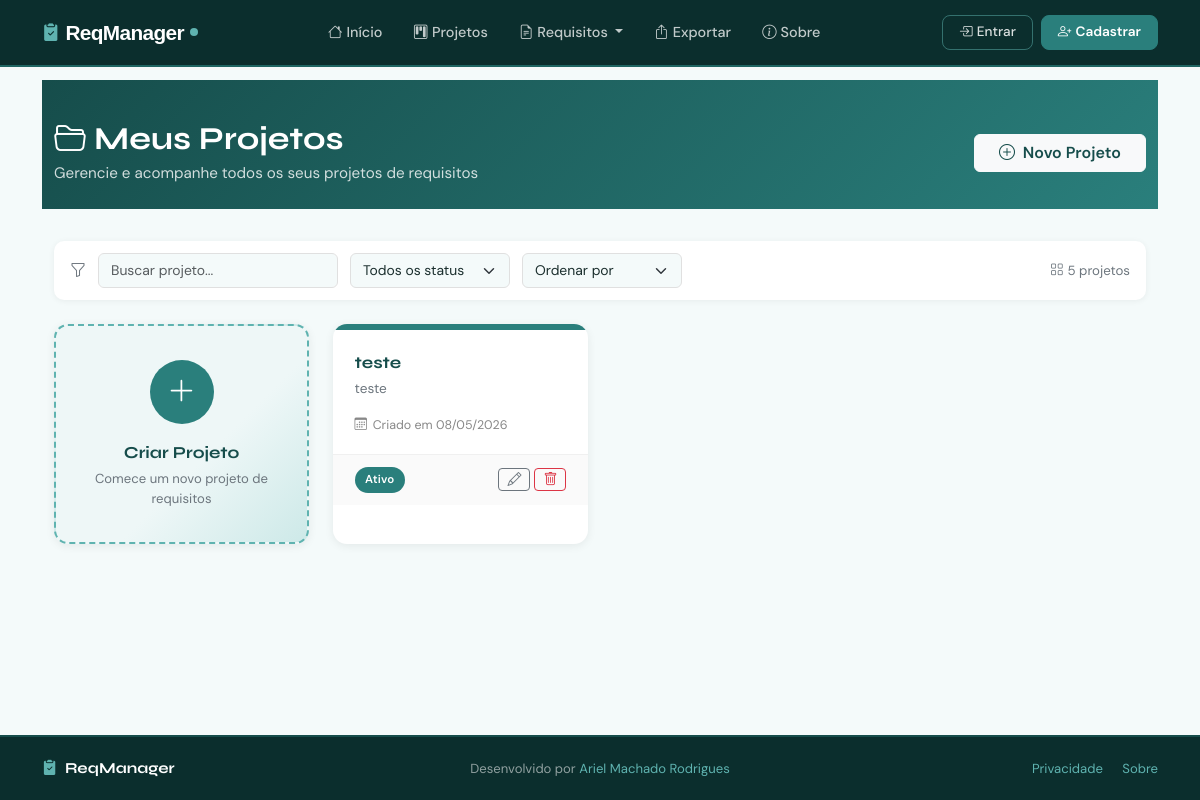
Page /reqmanager/projetos/ on the committed database.
### reqManager/models.py (models this page shows, shortened)
class TimeStampMixin(models.Model):
    criado_em     = models.DateTimeField(auto_now_add=True)
    atualizado_em = models.DateTimeField(auto_now=True)
    class Meta:
        abstract = True

class Projeto(TimeStampMixin):
    id        = models.UUIDField(primary_key=True, default=uuid.uuid4, editable=False)
    nome      = models.CharField(max_length=150, help_text="Nome do projeto, você poderá alterar depois!")
    descricao = models.TextField(blank=True)
    status    = models.CharField(max_length=10, choices=StatusProjeto.choices, default=StatusProjeto.ATIVO)
    criado_por = models.ForeignKey(User, on_delete=models.PROTECT)

### reqManager/views.py (the view)
# urls.py: path("projetos/", ListProjectView.as_view(), name="projetos"),
class ListProjectView(TemplateView):
    template_name = "reqManager/Projetos/ListarProjetos.html"
    def get_context_data(self, **kwargs):
        context = super().get_context_data(**kwargs)
        context["projetos"] = Projeto.objects.all().order_by("-criado_em")
        return context

### reqManager/templates/reqManager/Projetos/ListarProjetos.html (shortened to what this page needs)
{% extends "website/modelo.html" %}
{% load static %}
{% block conteudo %}
<div class="projects-header">
  <div class="container">
    <div class="d-flex align-items-center justify-content-between flex-wrap gap-2">
      <div>
        <h1><i class="bi bi-folder2-open me-2"></i>Meus Projetos</h1>
        <p>Gerencie e acompanhe todos os seus projetos de requisitos</p>
      </div>
      <a href="{% url 'projeto_criar' %}" class="btn btn-light fw-semibold px-4" style="color: var(--teal-700);">
        <i class="bi bi-plus-circle me-1"></i> Novo Projeto
      </a>
    </div>
  </div>
</div>
<div class="container pb-5">
  <div class="filter-bar">
    <i class="bi bi-funnel text-secondary"></i>
    <input type="text" class="form-control" style="max-width:240px;" placeholder="Buscar projeto...">
    <select class="form-select" style="max-width:160px;">
      <option value="">Todos os status</option>
    </select>
    <select class="form-select" style="max-width:160px;">
      <option value="">Ordenar por</option>
    </select>
    <span class="ms-auto text-secondary" style="font-size:0.83rem;">
      <i class="bi bi-grid me-1"></i>5 projetos
    </span>
  </div>
  <div class="row g-4">
    <div class="col-12 col-sm-6 col-md-4 col-xl-3">
      <a href="{% url 'projeto_criar' %}" class="text-decoration-none">
        <div class="project-card card-create text-center p-4">
          <div>
            <div class="create-icon mx-auto">
              <i class="bi bi-plus-lg"></i>
            </div>
            <div class="create-label">Criar Projeto</div>
            <p class="text-secondary mb-0 mt-1" style="font-size:0.82rem;">Comece um novo projeto de requisitos</p>
          </div>
        </div>
      </a>
    </div>
    {% for projeto in projetos %}
    <div class="col-12 col-sm-6 col-md-4 col-xl-3">
      <div class="project-card card-project">
        <div class="card-header-bar" style="background: var(--teal-500);"></div>
        <div class="card-body" style="cursor:pointer;" onclick="window.location='{% url 'arquivos_projeto' projeto.id %}'">
          <div class="project-name mb-1">{{ projeto.nome }}</div>
          <p class="project-desc">{{ projeto.descricao|default:"Sem descrição." }}</p>
          <div class="project-meta">
            <i class="bi bi-calendar3"></i> Criado em {{ projeto.criado_em|date:"d/m/Y" }}
          </div>
        </div>
        <div class="card-footer-bar">
          <span class="status-badge
            {% if projeto.status == 'ATIVO' %}bg-primary text-white
            {% elif projeto.status == 'ENCERRADO' %}bg-danger bg-opacity-10 text-danger
            {% elif projeto.status == 'ARQUIVADO' %}bg-warning  text-white
            {% endif %}">
            {{ projeto.get_status_display }}
          </span>
          <div class="d-flex gap-1">
            <a href="{% url 'projeto_editar' projeto.pk %}"
              class="btn btn-sm btn-outline-secondary py-0 px-2"
              title="Editar">
              <i class="bi bi-pencil"></i>
            </a>
            <a href="{% url 'projeto_excluir' projeto.pk %}"
              class="btn btn-sm btn-outline-danger py-0 px-2"
              title="Excluir">
              <i class="bi bi-trash"></i>
            </a>
          </div>
        </div>
      </div>
    </div>
{% endfor %}
  </div>
</div>
{% endblock %}

### website/templates/website/modelo.html (style rules this page uses)
:root { --teal-50: #eef7f7; --teal-100: #cde9e8; --teal-300: #5fb3b0; --teal-500: #2a7f7c; --teal-600: #1f6663; --teal-700: #164d4b; --teal-900: #0b2e2d; --bs-primary: #2a7f7c; --bs-primary-rgb: 42, 127, 124; --bs-primary-bg-subtle: #cde9e8; --bs-primary-border-subtle: #5fb3b0; --bs-link-color: #2a7f7c; --bs-link-hover-color: #164d4b; --bs-success: #3a9e6f; --bs-success-rgb: 58, 158, 111; --bs-success-bg-subtle: #d2f0e3; --bs-info: #3a7bbf; --bs-info-rgb: 58, 123, 191; --bs-info-bg-subtle: #d1e4f7; --bs-warning: #e0913a; --bs-warning-rgb: 224, 145, 58; --bs-warning-bg-subtle: #fde9d2; --bs-danger: #c94f4f; --bs-danger-rgb: 201, 79, 79; --bs-danger-bg-subtle: #f8d8d8; --bs-body-font-family: 'DM Sans', sans-serif; --bs-body-color: #1a2e2d; --bs-body-bg: #f4fafa; --bs-border-color: #cde9e8; }
body { font-family: var(--bs-body-font-family); background-color: var(--bs-body-bg); color: var(--bs-body-color); min-height: 100vh; display: flex; flex-direction: column; }
h1, h2, h3, h4, h5, h6, .brand-font { font-family: 'Open', sans-serif; }
a { color: var(--teal-500); }
.bg-primary { background-color: var(--teal-500) !important; }

### reqManager/templates/reqManager/Projetos/ListarProjetos.html (style rules this page uses)
.projects-header { background: linear-gradient(135deg, var(--teal-700) 0%, var(--teal-500) 100%); padding: 2.5rem 0 1.5rem; color: white; margin-bottom: 2rem; }
.projects-header h1 { font-family: 'Syne', sans-serif; font-weight: 700; font-size: 2rem; margin-bottom: 0.25rem; }
.projects-header p { opacity: 0.8; font-size: 0.95rem; margin-bottom: 0; }
.project-card { border: none; border-radius: 14px; transition: transform 0.22s ease, box-shadow 0.22s ease; cursor: pointer; height: 100%; box-shadow: 0 2px 10px rgba(0,0,0,0.07); overflow: hidden; }
.card-create { background: linear-gradient(135deg, #eef7f7 60%, #cde9e8 100%); border: 2.5px dashed var(--teal-300); display: flex; align-items: center; justify-content: center; min-height: 220px; }
.card-create .create-icon { width: 64px; height: 64px; border-radius: 50%; background: var(--teal-500); color: white; display: flex; align-items: center; justify-content: center; font-size: 1.8rem; margin: 0 auto 1rem; transition: background 0.2s; }
.card-create .create-label { font-family: 'Syne', sans-serif; font-weight: 700; color: var(--teal-700); font-size: 1.05rem; }
.card-project { background: white; min-height: 220px; }
.card-project .card-header-bar { height: 6px; width: 100%; }
.card-project .card-body { padding: 1.25rem 1.35rem; }
.card-project .project-name { font-family: 'Syne', sans-serif; font-weight: 700; font-size: 1.05rem; color: var(--teal-700); margin-bottom: 0.3rem; white-space: nowrap; overflow: hidden; text-overflow: ellipsis; }
.card-project .project-desc { font-size: 0.85rem; color: #6c757d; margin-bottom: 1rem; display: -webkit-box; -webkit-line-clamp: 2; -webkit-box-orient: vertical; overflow: hidden; }
.card-project .project-meta { font-size: 0.78rem; color: #888; display: flex; align-items: center; gap: 0.35rem; }
.card-project .card-footer-bar { border-top: 1px solid #f0f0f0; padding: 0.75rem 1.35rem; background: #fafafa; display: flex; align-items: center; justify-content: space-between; }
.status-badge { font-size: 0.72rem; padding: 0.25rem 0.65rem; border-radius: 20px; font-weight: 600; letter-spacing: 0.02em; }
.filter-bar { background: white; border-radius: 10px; padding: 0.75rem 1rem; margin-bottom: 1.5rem; box-shadow: 0 1px 6px rgba(0,0,0,0.06); display: flex; align-items: center; gap: 0.75rem; flex-wrap: wrap; }
.filter-bar .form-control, .filter-bar .form-select { font-size: 0.87rem; border-color: #e0e0e0; }

### rows in the picture
Projeto: nome "teste", descricao "teste", criado_em "08/05/2026", status "Ativo"
